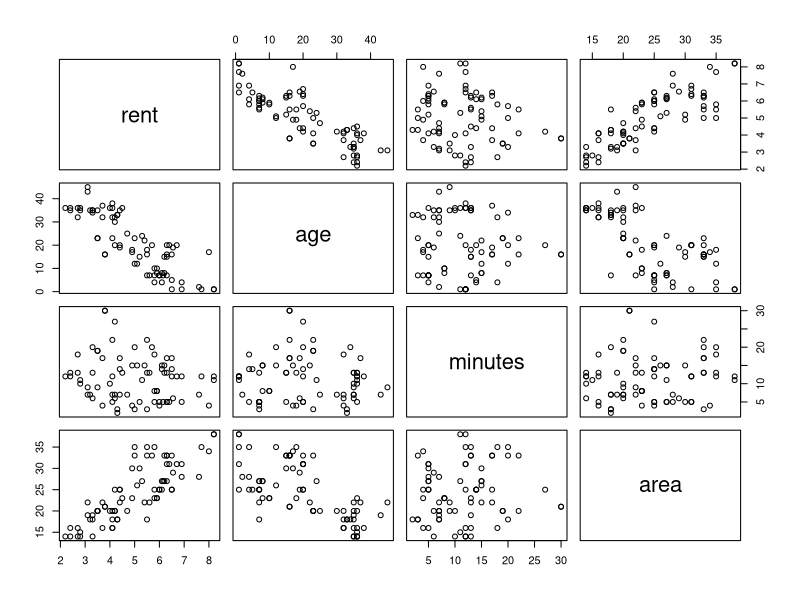
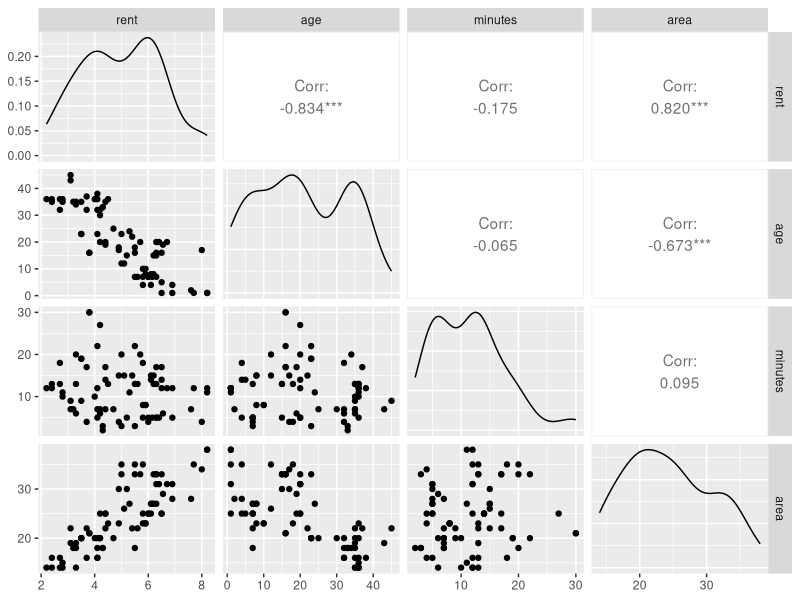
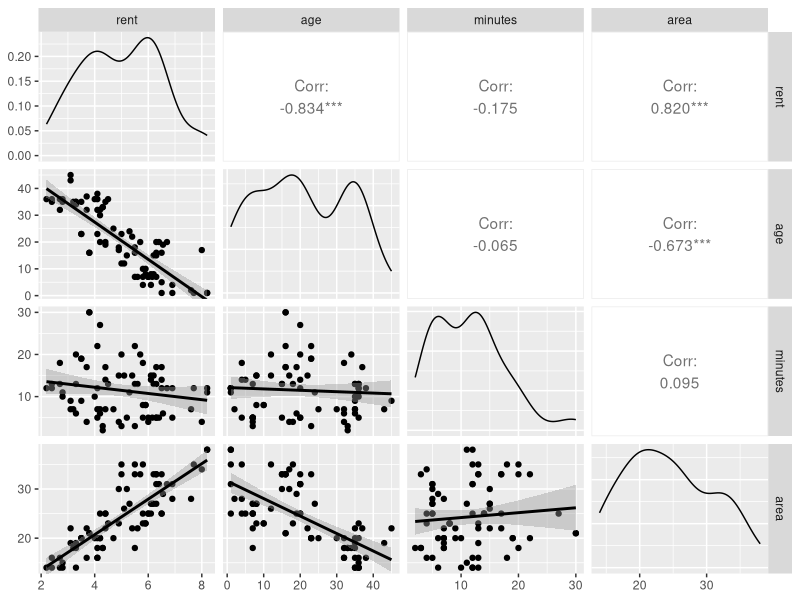

Write R code to recreate these figures, in order.
# 必要なパッケージをインストール
install.packages("tidyverse")
install.packages("car")
install.packages("GGally")

# ライブラリーをロード
library(ggplot2)
library(GGally)
library(car)

# import data
chiba <- read.csv("chiba10.csv")

# summarize
summary(chiba)

# some stats
str(chiba)

# attach
attach(chiba)

# check correlations
cor(chiba)

# plot
plot(chiba)

# better plot
ggpairs(chiba)

# add regression line
ggpairs(chiba, lower = list(continuous = "smooth"))

# 3個の説明変数を使っての重回帰分析
model <- lm(rent ~ age + minutes + area)

# output model stats
summary(model)

# check for VIF
vif(model)
